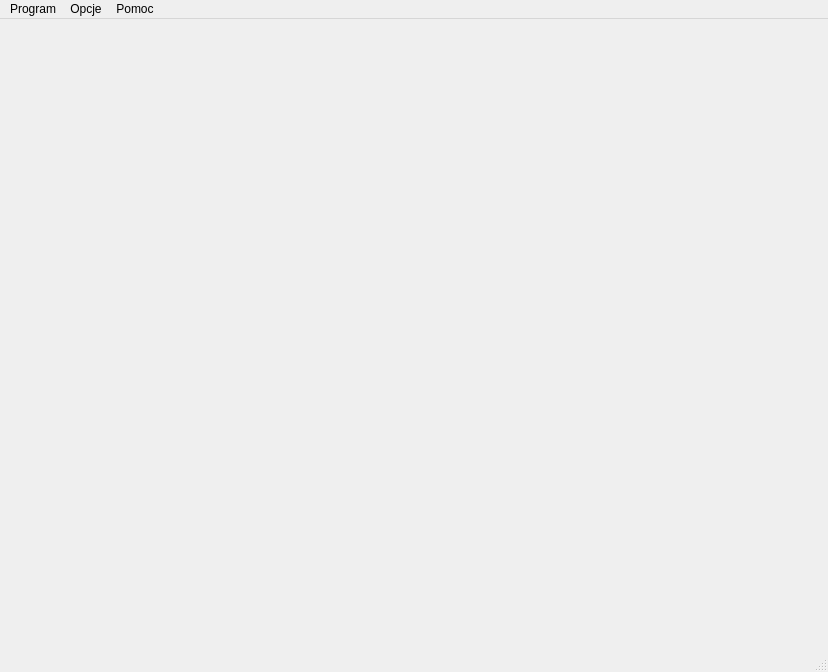
<?xml version="1.0" encoding="UTF-8"?>
<ui version="4.0">
 <class>MainWindow</class>
 <widget class="QMainWindow" name="MainWindow">
  <property name="geometry">
   <rect>
    <x>0</x>
    <y>0</y>
    <width>828</width>
    <height>672</height>
   </rect>
  </property>
  <property name="windowTitle">
   <string>MainWindow</string>
  </property>
  <widget class="QWidget" name="centralWidget">
   <layout class="QVBoxLayout" name="verticalLayout_2">
    <item>
     <layout class="QVBoxLayout" name="verticalLayout">
      <item>
       <layout class="QHBoxLayout" name="horizontalLayout_9">
        <item>
         <widget class="window_opengl" name="windowOpenGL" native="true">
          <property name="sizePolicy">
           <sizepolicy hsizetype="Fixed" vsizetype="Fixed">
            <horstretch>0</horstretch>
            <verstretch>0</verstretch>
           </sizepolicy>
          </property>
          <property name="minimumSize">
           <size>
            <width>400</width>
            <height>300</height>
           </size>
          </property>
         </widget>
        </item>
        <item>
         <widget class="window_data" name="windowData" native="true"/>
        </item>
       </layout>
      </item>
      <item>
       <widget class="window_graph" name="windowGraph" native="true"/>
      </item>
     </layout>
    </item>
   </layout>
  </widget>
  <widget class="QMenuBar" name="menuBar">
   <property name="geometry">
    <rect>
     <x>0</x>
     <y>0</y>
     <width>828</width>
     <height>22</height>
    </rect>
   </property>
   <widget class="QMenu" name="menuWDSPro">
    <property name="title">
     <string>Program</string>
    </property>
    <addaction name="actionStart_Stop"/>
   </widget>
   <widget class="QMenu" name="menuOpcje">
    <property name="title">
     <string>Opcje</string>
    </property>
    <addaction name="actionUstawienia_portu"/>
   </widget>
   <widget class="QMenu" name="menuPomoc">
    <property name="title">
     <string>Pomoc</string>
    </property>
    <addaction name="actionWarto_ci_pobrane_z_urz_dzenia"/>
    <addaction name="actionWykresy_przebiegu_zmiennych"/>
    <addaction name="actionWizualizacja"/>
   </widget>
   <addaction name="menuWDSPro"/>
   <addaction name="menuOpcje"/>
   <addaction name="menuPomoc"/>
  </widget>
  <widget class="QStatusBar" name="statusBar"/>
  <action name="actionWarto_ci_pobrane_z_urz_dzenia">
   <property name="text">
    <string>Wartości pobrane z urządzenia</string>
   </property>
  </action>
  <action name="actionWykresy_przebiegu_zmiennych">
   <property name="text">
    <string>Wykresy przebiegu zmiennych</string>
   </property>
  </action>
  <action name="actionWizualizacja">
   <property name="text">
    <string>Wizualizacja położenia płytki</string>
   </property>
  </action>
  <action name="actionUstawienia_portu">
   <property name="text">
    <string>Ustawienia portu</string>
   </property>
  </action>
  <action name="actionStart_Stop">
   <property name="text">
    <string>Start/Stop</string>
   </property>
  </action>
 </widget>
 <layoutdefault spacing="6" margin="11"/>
 <customwidgets>
  <customwidget>
   <class>window_data</class>
   <extends>QWidget</extends>
   <header>window_data.h</header>
   <container>1</container>
  </customwidget>
  <customwidget>
   <class>window_graph</class>
   <extends>QWidget</extends>
   <header>window_graph.h</header>
   <container>1</container>
  </customwidget>
  <customwidget>
   <class>window_opengl</class>
   <extends>QWidget</extends>
   <header>window_opengl.h</header>
   <container>1</container>
  </customwidget>
 </customwidgets>
 <resources/>
 <connections/>
</ui>
